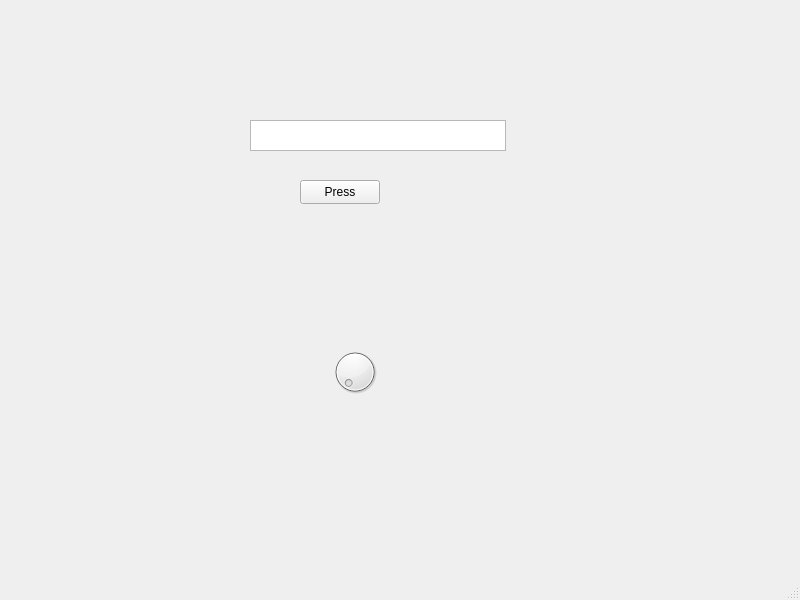
<?xml version="1.0" encoding="UTF-8"?>
<ui version="4.0">
 <class>MainWindow</class>
 <widget class="QMainWindow" name="MainWindow">
  <property name="geometry">
   <rect>
    <x>0</x>
    <y>0</y>
    <width>800</width>
    <height>600</height>
   </rect>
  </property>
  <property name="mouseTracking">
   <bool>false</bool>
  </property>
  <property name="windowTitle">
   <string>MainWindow</string>
  </property>
  <property name="tabShape">
   <enum>QTabWidget::Rounded</enum>
  </property>
  <widget class="QWidget" name="centralwidget">
   <widget class="QPushButton" name="pushButton">
    <property name="geometry">
     <rect>
      <x>300</x>
      <y>180</y>
      <width>80</width>
      <height>24</height>
     </rect>
    </property>
    <property name="sizePolicy">
     <sizepolicy hsizetype="Expanding" vsizetype="Expanding">
      <horstretch>0</horstretch>
      <verstretch>0</verstretch>
     </sizepolicy>
    </property>
    <property name="sizeIncrement">
     <size>
      <width>100</width>
      <height>44</height>
     </size>
    </property>
    <property name="baseSize">
     <size>
      <width>80</width>
      <height>24</height>
     </size>
    </property>
    <property name="cursor">
     <cursorShape>PointingHandCursor</cursorShape>
    </property>
    <property name="mouseTracking">
     <bool>true</bool>
    </property>
    <property name="toolTipDuration">
     <number>1</number>
    </property>
    <property name="text">
     <string>Press</string>
    </property>
   </widget>
   <widget class="QTextEdit" name="textEdit">
    <property name="geometry">
     <rect>
      <x>250</x>
      <y>120</y>
      <width>256</width>
      <height>31</height>
     </rect>
    </property>
   </widget>
   <widget class="QDial" name="dial">
    <property name="geometry">
     <rect>
      <x>330</x>
      <y>340</y>
      <width>50</width>
      <height>64</height>
     </rect>
    </property>
   </widget>
  </widget>
  <widget class="QMenuBar" name="menubar">
   <property name="geometry">
    <rect>
     <x>0</x>
     <y>0</y>
     <width>800</width>
     <height>25</height>
    </rect>
   </property>
  </widget>
  <widget class="QStatusBar" name="statusbar"/>
 </widget>
 <resources/>
 <connections/>
</ui>
